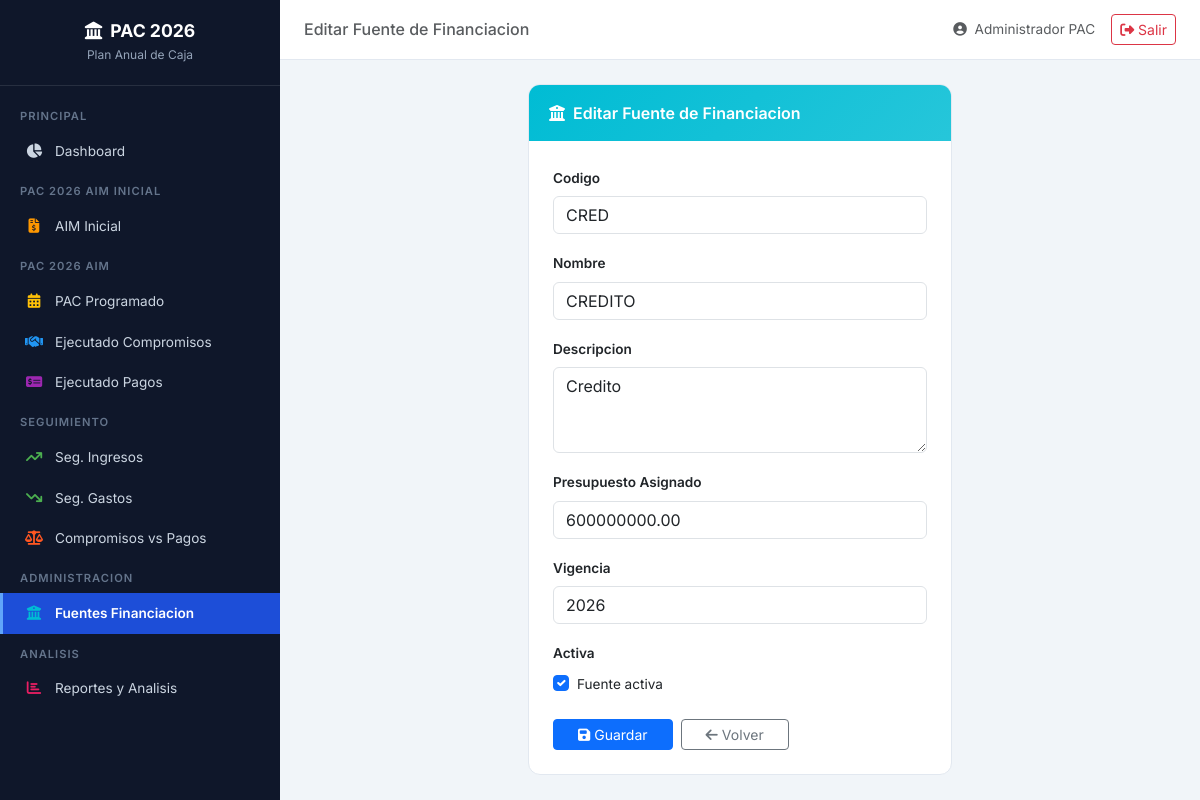
Screenshot of /fuentes/15/editar/ (signed in) with the database file from the repository.
### pac/models.py (models this page shows, shortened)
class FuenteFinanciacion(models.Model):
    codigo = models.CharField(max_length=50, verbose_name='Codigo', blank=True)
    nombre = models.CharField(max_length=200, unique=True, verbose_name='Nombre')
    descripcion = models.TextField(blank=True, verbose_name='Descripcion')
    presupuesto_asignado = models.DecimalField(
        max_digits=20, decimal_places=2, default=0,
        verbose_name='Presupuesto Asignado'
    )
    vigencia = models.IntegerField(default=2026)
    activa = models.BooleanField(default=True)
    fecha_creacion = models.DateTimeField(auto_now_add=True)
    class Meta:
        verbose_name = 'Fuente de Financiacion'
        verbose_name_plural = 'Fuentes de Financiacion'
        ordering = ['nombre']

### pac/views.py (the view)
# urls.py: path('fuentes/<int:pk>/editar/', views.fuente_editar, name='fuente_editar'),
@login_required
def fuente_editar(request, pk):
    fuente = get_object_or_404(FuenteFinanciacion, pk=pk)
    if request.method == 'POST':
        form = FuenteFinanciacionForm(request.POST, instance=fuente)
        if form.is_valid():
            form.save()
            messages.success(request, 'Fuente de financiacion actualizada correctamente.')
            return redirect('fuentes_financiacion')
    else:
        form = FuenteFinanciacionForm(instance=fuente)
    return render(request, 'pac/fuente_form.html', {'form': form, 'titulo': 'Editar Fuente de Financiacion'})

### pac/forms.py
class FuenteFinanciacionForm(forms.ModelForm):
    class Meta:
        model = FuenteFinanciacion
        fields = ['codigo', 'nombre', 'descripcion', 'presupuesto_asignado', 'vigencia', 'activa']
        widgets = {
            'codigo': forms.TextInput(attrs={'class': 'form-control'}),
            'nombre': forms.TextInput(attrs={'class': 'form-control'}),
            'descripcion': forms.Textarea(attrs={'class': 'form-control', 'rows': 3}),
            'presupuesto_asignado': forms.NumberInput(attrs={'class': 'form-control'}),
            'vigencia': forms.NumberInput(attrs={'class': 'form-control'}),
            'activa': forms.CheckboxInput(attrs={'class': 'form-check-input'}),
        }

### templates/pac/fuente_form.html (shortened to what this page needs)
{% extends 'base.html' %}
{% block page_title %}{{ titulo }}{% endblock %}
{% block content %}
<div class="row justify-content-center">
    <div class="col-md-6">
        <div class="card-custom">
            <div class="card-header" style="background: linear-gradient(135deg, #00bcd4, #26c6da)">
                <span><i class="fas fa-building-columns me-2"></i>{{ titulo }}</span>
            </div>
            <div class="p-4">
                <form method="post">
                    {% for field in form %}
                    <div class="mb-3">
                        <label class="form-label fw-semibold" style="font-size:0.85rem">{{ field.label }}</label>
                        {% if field.name == 'activa' %}
                        <div class="form-check">
                            {{ field }}
                            <label class="form-check-label" style="font-size:0.85rem">Fuente activa</label>
                        </div>
                        {% else %}
                        {{ field }}
                        {% endif %}
                    </div>
                    {% endfor %}
                    <div class="d-flex gap-2 mt-4">
                        <button type="submit" class="btn btn-primary btn-sm px-4">
                            <i class="fas fa-save me-1"></i>Guardar
                        </button>
                        <a href="{% url 'fuentes_financiacion' %}" class="btn btn-outline-secondary btn-sm px-4">
                            <i class="fas fa-arrow-left me-1"></i>Volver
                        </a>
                    </div>
                </form>
            </div>
        </div>
    </div>
</div>
{% endblock %}

### templates/base.html (shortened to what this page needs)
{% load static %}
{% load pac_tags %}
<!DOCTYPE html>
<html lang="es">
<head>
    <link href="https://cdn.jsdelivr.net/npm/bootstrap@5.3.2/dist/css/bootstrap.min.css" rel="stylesheet">
    <link href="https://cdnjs.cloudflare.com/ajax/libs/font-awesome/6.5.1/css/all.min.css" rel="stylesheet">
</head>
<body>
    <nav class="sidebar" id="sidebar">
        <div class="sidebar-brand">
            <h4><i class="fas fa-landmark me-2"></i>PAC 2026</h4>
            <small>Plan Anual de Caja</small>
        </div>
        <div class="sidebar-nav">
            <div class="sidebar-section">Principal</div>
            <a href="{% url 'dashboard' %}" class="sidebar-link {% if request.resolver_match.url_name == 'dashboard' %}active{% endif %}">
                <i class="fas fa-chart-pie"></i> Dashboard
            </a>
            <div class="sidebar-section">PAC 2026 AIM Inicial</div>
            <a href="{% url 'aim_inicial' %}" class="sidebar-link {% if request.resolver_match.url_name == 'aim_inicial' %}active{% endif %}">
                <i class="fas fa-file-invoice-dollar" style="color:#ff9800"></i> AIM Inicial
            </a>
            <div class="sidebar-section">PAC 2026 AIM</div>
            <a href="{% url 'pac_programado' %}" class="sidebar-link {% if request.resolver_match.url_name == 'pac_programado' %}active{% endif %}">
                <i class="fas fa-calendar-alt" style="color:#ffc107"></i> PAC Programado
            </a>
            <a href="{% url 'pac_ejecutado_compromisos' %}" class="sidebar-link {% if request.resolver_match.url_name == 'pac_ejecutado_compromisos' %}active{% endif %}">
                <i class="fas fa-handshake" style="color:#2196f3"></i> Ejecutado Compromisos
            </a>
            <a href="{% url 'pac_ejecutado_pagos' %}" class="sidebar-link {% if request.resolver_match.url_name == 'pac_ejecutado_pagos' %}active{% endif %}">
                <i class="fas fa-money-check-alt" style="color:#9c27b0"></i> Ejecutado Pagos
            </a>
            <div class="sidebar-section">Seguimiento</div>
            <a href="{% url 'seguimiento_ingresos' %}" class="sidebar-link {% if request.resolver_match.url_name == 'seguimiento_ingresos' %}active{% endif %}">
                <i class="fas fa-arrow-trend-up" style="color:#4caf50"></i> Seg. Ingresos
            </a>
            <a href="{% url 'seguimiento_gastos' %}" class="sidebar-link {% if request.resolver_match.url_name == 'seguimiento_gastos' %}active{% endif %}">
                <i class="fas fa-arrow-trend-down" style="color:#4caf50"></i> Seg. Gastos
            </a>
            <a href="{% url 'seguimiento_compromisos_vs_pagos' %}" class="sidebar-link {% if request.resolver_match.url_name == 'seguimiento_compromisos_vs_pagos' %}active{% endif %}">
                <i class="fas fa-scale-balanced" style="color:#ff5722"></i> Compromisos vs Pagos
            </a>
            <div class="sidebar-section">Administracion</div>
            <a href="{% url 'fuentes_financiacion' %}" class="sidebar-link {% if 'fuente' in request.resolver_match.url_name %}active{% endif %}">
                <i class="fas fa-building-columns" style="color:#00bcd4"></i> Fuentes Financiacion
            </a>
            <div class="sidebar-section">Analisis</div>
            <a href="{% url 'reportes' %}" class="sidebar-link {% if request.resolver_match.url_name == 'reportes' %}active{% endif %}">
                <i class="fas fa-chart-bar" style="color:#e91e63"></i> Reportes y Analisis
            </a>
        </div>
    </nav>
    <div class="main-content">
        <header class="top-header">
            <div class="d-flex align-items-center">
                <h6 class="mb-0 text-muted">{% block page_title %}Dashboard{% endblock %}</h6>
            </div>
            <div class="d-flex align-items-center gap-3">
                <span class="text-muted" style="font-size:0.85rem">
                    <i class="fas fa-user-circle me-1"></i> {{ request.user.get_full_name|default:request.user.username }}
                </span>
                <a href="{% url 'logout' %}" class="btn btn-outline-danger btn-sm">
                    <i class="fas fa-sign-out-alt"></i> Salir
                </a>
            </div>
        </header>
        <div class="page-content">
            {% block content %}{% endblock %}
        </div>
    </div>
</body>
</html>

### templates/base.html (style rules this page uses)
:root { --sidebar-width: 280px; --sidebar-bg: #0f172a; --sidebar-hover: #1e293b; --sidebar-active: #1d4ed8; --header-height: 60px; }
* { font-family: 'Inter', sans-serif; }
body { background: #f1f5f9; min-height: 100vh; }
.sidebar { position: fixed; top: 0; left: 0; bottom: 0; width: var(--sidebar-width); background: var(--sidebar-bg); z-index: 1050; transition: transform 0.3s ease; overflow-y: auto; overflow-x: hidden; }
.sidebar-brand { padding: 20px; text-align: center; border-bottom: 1px solid rgba(255,255,255,0.1); }
.sidebar-brand h4 { color: #fff; font-weight: 700; margin: 0; font-size: 1.1rem; }
.sidebar-brand small { color: #94a3b8; font-size: 0.75rem; }
.sidebar-nav { padding: 10px 0; }
.sidebar-section { padding: 12px 20px 6px; color: #64748b; font-size: 0.7rem; text-transform: uppercase; letter-spacing: 1px; font-weight: 600; }
.sidebar-link { display: flex; align-items: center; padding: 10px 20px; color: #cbd5e1; text-decoration: none; font-size: 0.85rem; transition: all 0.2s; border-left: 3px solid transparent; }
.sidebar-link.active { background: var(--sidebar-active); color: #fff; border-left-color: #60a5fa; font-weight: 600; }
.sidebar-link i { width: 22px; margin-right: 10px; text-align: center; font-size: 0.9rem; }
.main-content { margin-left: var(--sidebar-width); min-height: 100vh; transition: margin-left 0.3s ease; }
.top-header { background: #fff; height: var(--header-height); display: flex; align-items: center; justify-content: space-between; padding: 0 24px; border-bottom: 1px solid #e2e8f0; position: sticky; top: 0; z-index: 1040; }
.page-content { padding: 24px; }
.card-custom { background: #fff; border-radius: 12px; border: 1px solid #e2e8f0; overflow: hidden; }
.card-custom .card-header { padding: 16px 20px; font-weight: 600; color: #fff; display: flex; align-items: center; justify-content: space-between; }

### rows the page displays
FuenteFinanciacion: form "CRED" "CREDITO" "Credito" "600000000.00" "2026", form "☑"

### other values shown
{{ titulo }} "Editar Fuente de Financiacion"
{{ request.user.get_full_name|default:request.user.username }} "Administrador PAC"
{{ field.label }} "Codigo" "Nombre" "Descripcion" "Presupuesto Asignado" "Vigencia" "Activa"
